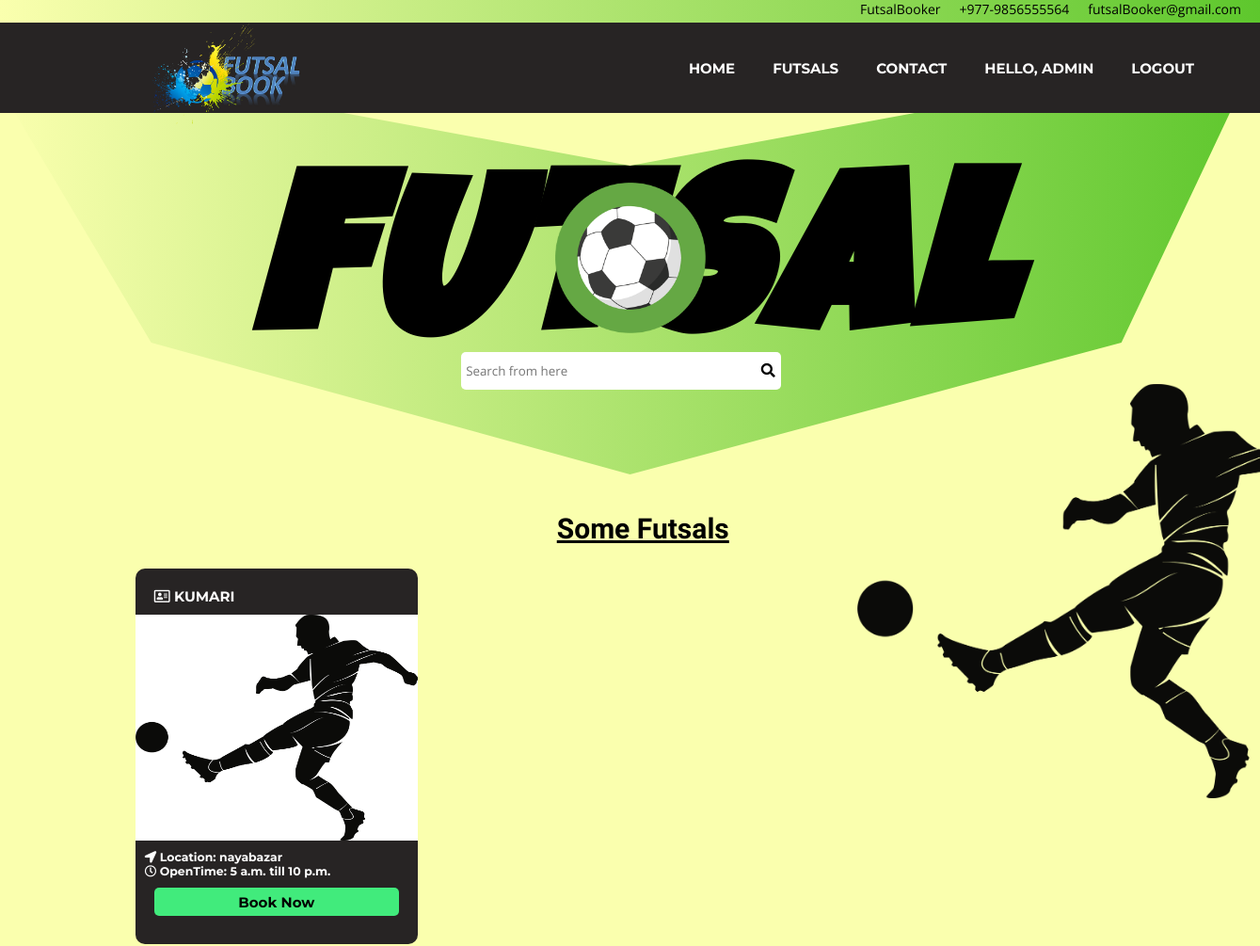
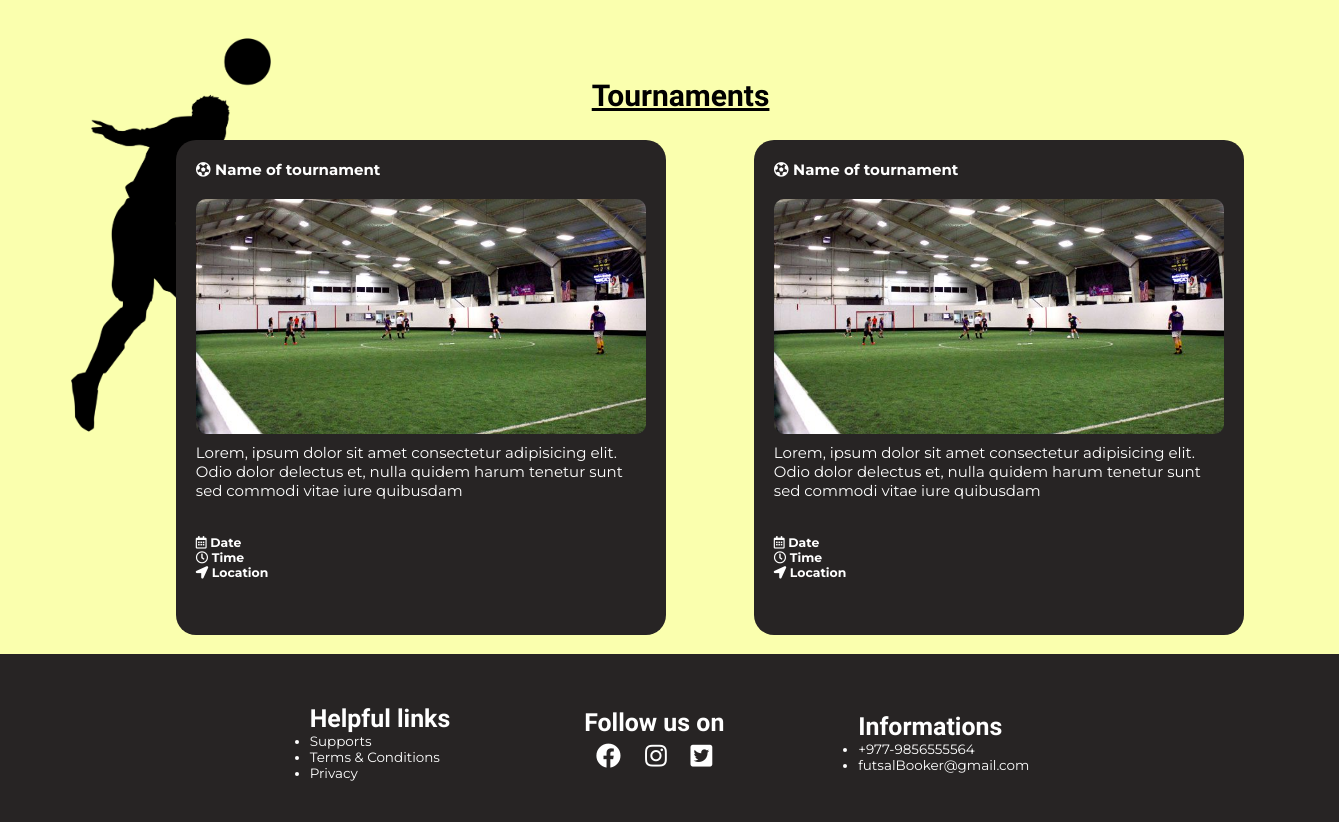
The page / (signed in) on the database its author committed (2 pictures, top to bottom).
### account/models.py (models this page shows, shortened)
class Account(AbstractBaseUser):     #overridding
    email = models.EmailField(verbose_name="E-mail", max_length=60, unique="True")
    username = models.CharField(max_length=30, unique=True)
    acc_type = models.CharField(max_length=20)
    date_joined = models.DateTimeField(verbose_name="date joined", auto_now_add=True)
    last_login = models.DateTimeField(verbose_name="last login", auto_now=True)
    is_admin = models.BooleanField(default=False)
    is_active = models.BooleanField(default=True)
    is_staff = models.BooleanField(default=False)
    is_superuser = models.BooleanField(default=False)
    USERNAME_FIELD = 'email'
    REQUIRED_FIELDS = ['username', 'acc_type']
    objects = MyAccountManager()

class FutsalInfo(models.Model):
    account_id = models.ForeignKey(Account, on_delete=models.CASCADE, null=False)
    phone = models.CharField(max_length=10, null=False)
    futsal_name = models.CharField(max_length=30, null=False)
    location = models.CharField(max_length=40, null=False)
    price = models.FloatField(null=False)
    open_at = models.TimeField(null=False)
    close_at = models.TimeField(null=False)
    img1 = models.ImageField(upload_to="futsal/gallery", blank=True, null=True)
    img2 = models.ImageField(upload_to="futsal/gallery", blank=True, null=True)
    img3 = models.ImageField(upload_to="futsal/gallery", blank=True, null=True)
    img4 = models.ImageField(upload_to="futsal/gallery", blank=True, null=True)

### futsal/views.py (the view)
# urls.py: path('', views.showIndex, name="home"),
def showIndex(request):
    futsals = FutsalInfo.objects.all()[:4]
    return render(request, 'pages/index.html', {'title': 'Homepage | Futsal', 'futsals': futsals})

### templates/pages/index.html (shortened to what this page needs)
{% extends 'base.html' %}
{% load static %}
{% block content %}
    <img src="{% static 'image/jiff.png' %}" alt="" class="img-banner3">
    <section class="first-section">
        <i><H1 class="heading" style="font-family: 'Luckiest Guy', cursive;">fUTSAL</H1></i>
        <div class="search-container">
            <img src="{% static 'image/fb.png' %}" alt="logo">
              <form action="">
                  <input type="text" placeholder="Search from here">
                  <i class="fas fa-search" type="submit"></i>
              </form>
        </div>
    </section>
    <section class="second-section">
        <h1>Some Futsals</h1>
        <div class="card-container">
            {% for futsal in futsals %}
            <div class="card">
                <div class="card-header">
                    <h4><i class="far fa-address-card"></i> {{ futsal.futsal_name }}</h4>
                </div>
                <div class="card-body">
                    {% if futsal.img1 %}
                    <img src="{{ futsal.img1.url }}" alt="">
                    {% else %}
                    <img src="{% static 'image/Indoor soccer field.jfif' %}" alt="no img">
                    {% endif %}
                </div>
                <div class="card-footer">
                    <h5> <i class="fas fa-location-arrow"></i> Location: {{ futsal.location }}</h5>
                    <h5> <i class="far fa-clock"></i> OpenTime: {{ futsal.open_at }} till {{ futsal.close_at }}</h5>
                    <a href="booking/{{ futsal.futsal_name }}" class="bookbtn">Book Now</a>
                </div>
            </div>
            {% endfor %}
        </div>
    </section>
    <section class="third-section">
        <h1>Tournaments</h1>
        <div class="banner-container">
            <div class="tournament">
                <div class="card-header">
                    <h4 style="margin-top: 10px;"> <i class="fas fa-futbol"></i> Name of tournament</h4>
                </div>
                <div class="t-body">
                    <img src="{% static 'image/Indoor soccer field.jfif' %}" alt="no img"/>
                    <p class="t-description">Lorem, ipsum dolor sit amet consectetur adipisicing elit. Odio dolor delectus et, nulla quidem harum tenetur sunt sed commodi vitae iure quibusdam</p>
                </div>
                <div class="t-footer">
                    <h5> <i class="far fa-calendar-alt"></i> Date</h5>
                    <h5> <i class="far fa-clock"></i> Time</h5>
                    <h5> <i class="fas fa-location-arrow"></i> Location</h5>
                </div>
            </div>
            <div class="tournament">
                <div class="card-header">
                    <h4 style="margin-top: 10px;"> <i class="fas fa-futbol"></i> Name of tournament</h4>
                </div>
                <div class="t-body">
                    <img src="{% static 'image/Indoor soccer field.jfif' %}" alt="no img"/>
                    <p class="t-description">Lorem, ipsum dolor sit amet consectetur adipisicing elit. Odio dolor delectus et, nulla quidem harum tenetur sunt sed commodi vitae iure quibusdam</p>
                </div>
                <div class="t-footer">
                    <h5> <i class="far fa-calendar-alt"></i> Date</h5>
                    <h5> <i class="far fa-clock"></i> Time</h5>
                    <h5> <i class="fas fa-location-arrow"></i> Location</h5>
                </div>
            </div>
        </div>
    </section>
{% endblock %}

### templates/partials/navbar.html (shortened to what this page needs)
    {% load static %}
    <header>
        <ul class="header">
            <li class="header-items">FutsalBooker</li>
            <li class="header-items">+977-9856555564</li>
            <li class="header-items">futsalBooker@gmail.com</li>
        </ul>
    </header>
    <nav class="nav-bar">
        <img src="{% static 'image/newlogo.png' %}" alt="" height="150%" width="auto">
        <ul class="nav-items-container">
            <li class="nav-items"><a href="{% url 'home' %}">Home</a></li>
            <li class="nav-items"><a href="#">Futsals</a></li>
            <li class="nav-items"><a href="#">Contact</a></li>
            {% if user.is_authenticated %}
            <li class="nav-items"><a href="#">Hello, {{ user.username }}</a></li>
            <li class="nav-items"><a href="{% url 'logout' %}">Logout</a></li>
            {% else %}
            <li class="nav-items"><a href="{% url 'login' %}">Login</a></li>
            {% endif %}
        </ul>
    </nav>

### FutsalBook/static/css/style.css (style rules this page uses)
* { padding: 0; margin: 0; }
:root { --primary-textcolor: white; --secondary-text-color: black; --primary-background: black; --secondary-background: #272424; font-family: 'Open Sans'; font-size: 15px; --bg-color: #fbffc4; --bg-color-s: #5ec72d; --bg:linear-gradient(to right, #faffae, #5ec72d); --transition-speed: 0.8s; }
body { background-color: #faffae; width: 100%; }
header { width: 100%; height: 3vh; background-image: var(--bg); color: var(--secondary-textcolor); z-index:-3; }
header .header { list-style: none; display: flex; justify-content: flex-end; align-items: flex-end; }
header ul li { margin-right: 20px; font-size:14px; }
.nav-bar { background-color: var(--secondary-background); color: var(--primary-textcolor); width: 100%; height: 12vh; position: fixed; z-index: 2; display: flex; align-items: center; justify-content: space-around; }
.nav-bar ul { height: 100%; list-style: none; display: flex; align-items: center; font-size: 1rem; width: auto; position: relative; left: 90px; }
.nav-bar ul li { height: 100%; width: auto; font-weight: bold; text-transform: uppercase; display: flex; justify-content: center; align-items: center; font-family: 'Montserrat', sans-serif; }
.nav-bar ul li a { height: 100%; width: 100%; font-weight: bold; text-transform: uppercase; display: flex; justify-content: center; align-items: center; text-decoration: none; width:100%; padding: 0px 20px 0px 20px; color: var(--primary-textcolor); }
.heading { font-size: 16rem; z-index: 0; position: relative; letter-spacing: 5px; }
.first-section { height: 50vh; width: 100%; position: relative; top:10vh; display: flex; flex-direction: column; align-items: center; justify-content: center; background-image: var(--bg); transition: 0.5s; clip-path: polygon(50% 18%, 100% -13%, 89% 65%, 50% 100%, 12% 65%, -2% -14%); }
.first-section img { height: 20vh; width: auto; margin-bottom: 20px; z-index: 5; }
.search-container { position: fixed; display: flex; flex-direction: column; justify-content: center; align-items: center; z-index: 5; }
.search-container form { z-index: 4; }
.search-container form input[type=text] { height: 5vh; width: 25vw; border-style: none; border-radius: 5px; font-family: 'Open Sans'; padding-left: 5px; }
.fa-search { position: relative; left: -25px; }
.second-section { width: 90%; height: auto; position: relative;; left: 8.5%; top:10vh; padding: 20px 20px 30px 20px; border-radius: 10px; display: flex; flex-direction: column; }
.second-section h1, .third-section h1 { font-family: 'Kaushan Script', cursive; position: relative; left: 38%; width: 20%; text-decoration: underline; margin:20px 0 20px 0; font-size: 2rem; }
.second-section h1, .third-section h1:hover { cursor: pointer; }
.card-container { display: flex; flex-wrap: wrap; }
.second-section .card { margin: 5px 10px 10px 10px; padding: 10px 0px 10px 0px; height: auto; border-radius: 10px; width: 300px; background-color: var(--secondary-background); color: var(--primary-textcolor); font-family: 'montserrat', sans-serif; }
.card .card-header { text-transform: uppercase; padding: 10px 10px 10px 20px; }
.card .card-body { width: 100%; height: 30vh; background-color: white; }
.card .card-body img { height: 30vh; width: 100%; overflow: hidden; background-size: cover; }
.card .card-footer { padding: 10px 10px 10px 10px; display: flex; flex-direction: column; }
.bookbtn { margin: 10px 10px 10px 10px; padding: 5px 5px 5px 5px; border-style: none; height: 20px; color: var(--secondary-text-color); background-color: #41eb7c; border-radius: 5px; font-weight: bold; transition: 1s; text-decoration: none; display: flex; justify-content: center; align-items: center; }
.third-section { width: 90%; height: auto; position: relative;; left: 8.5%; top:10vh; padding: 20px 20px 30px 20px; border-radius: 10px; display: flex; flex-direction: column; }
.banner-container { display: flex; flex-wrap: wrap; }
.tournament { margin: 7px 46px 5px 42px; padding: 10px 20px 5px 20px; height: 60vh; max-height: 65vh; border-radius: 20px; width: 450px; background-color: var(--secondary-background); color: var(--primary-textcolor); font-family: 'montserrat', sans-serif; }
.tournament .t-body { height: 70%; width: 100%; }
.tournament .t-body img { margin: 20px 0px 5px 0px; height: 70%; width: 100%; object-fit: cover; border-radius: 10px; }
.t-footer { margin-top: 20px; position: relative; height: 20%; }

### rows shown on the page
Account: username "ADMIN"
FutsalInfo: futsal_name "KUMARI", img1 (picture), location "nayabazar", open_at "5 a.m.", close_at "10 p.m."
